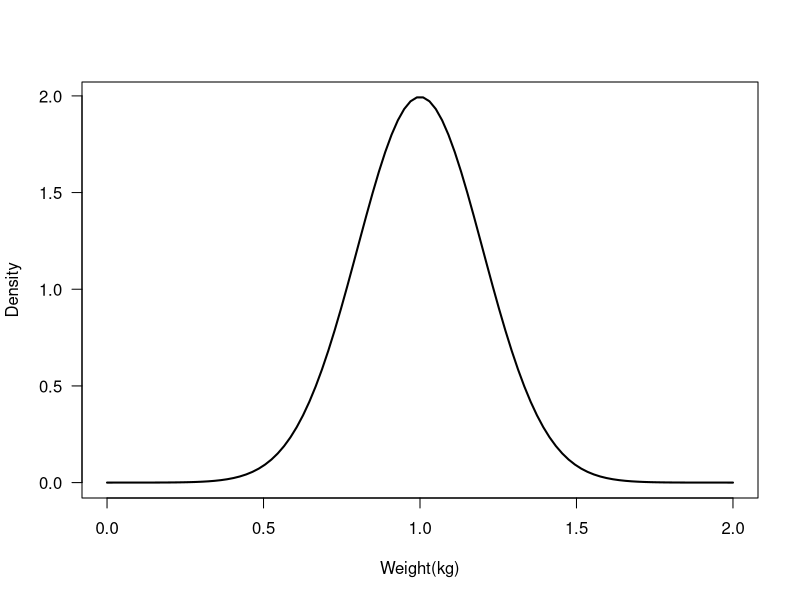
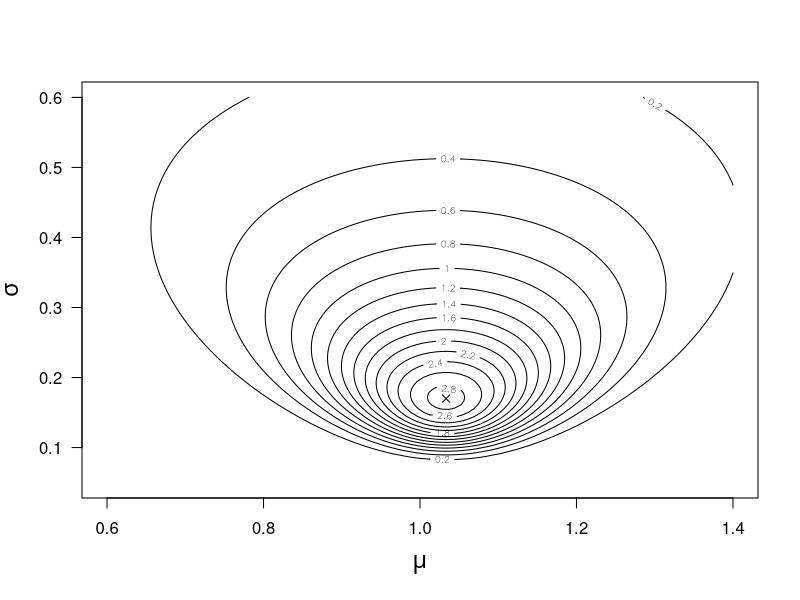

The R source for these figures, in order:
##Likelihood(Chapter 5)

dnorm(x=0.8, mean=1,sd=0.2)*dnorm(x=1.2,mean=1,sd=0.2)*dnorm(x=1.1,mean=1,sd=0.2)

dnorm(x=0.8, mean=1.2,sd=0.4)*dnorm(x=1.2, mean=1.2,sd=0.4)*dnorm(x=1.1, mean=1.2,sd=0.4)

x <- seq(0,2,length=100)
dx <- dnorm(x,mean=1,sd=0.2)
plot(x,dx,type="l",xlab="Weight(kg)",ylab="Density", lwd=2,las=1)

rnorm(5,1,0.2)
pnorm(q=0.8,1,0.2)

qnorm(0.1,1,0.2)

y <- c(0.8,1.2,1.1)
lf <- function(mu,sigma)prod(dnorm(y,mu,sigma))
lf(1,0.2)

##Maximum likelihood method

mu <- seq(0.6,1.4,length=100)
sigma <- seq(0.05,0.6,length=100)
lik <- matrix(nrow=length(mu), ncol=length(sigma))
for (i in 1:length(mu)){
  for (j in 1:length(sigma)){
    lik[i,j] <- lf(mu[i], sigma[j])
  }
}
contour(mu,sigma, lik, nlevels=20,xlab=expression(mu),ylab=expression(sigma), las=1,cex.lab=1.4)

neglf <- function(x)-prod(dnorm(y,x[1],x[2]))
Mlest <- optim(c(1,0.2),neglf)
Mlest$par
points(Mlest$par[1], Mlest$par[2],pch=4)

##The Log Pointwise Predictive Density

mod <- lm(y~1)
nsim <- 10000
bsim <- arm::sim(mod, n.sim=nsim)

pyi <- matrix(nrow=length(y), ncol=nsim)
for(i in 1:nsim) pyi[,i] <- dnorm(y,mean=bsim@coef[i,1],sd=bsim@sigma[i])
mpyi <- apply(pyi,1,mean)
sum(log(mpyi))
